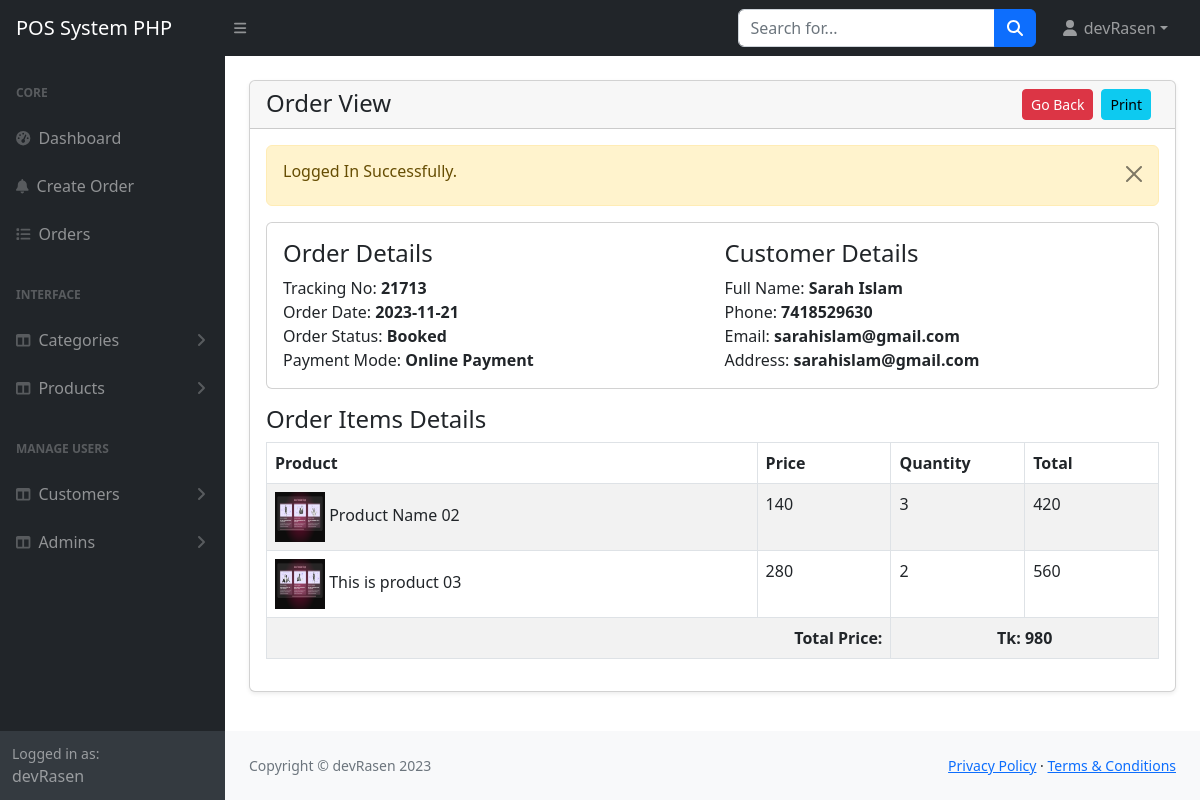
Page /POS-System-PHP/admin/orders-view.php?track=21713 (signed in) on the committed database.
### tables this page shows
CREATE TABLE `orders` (
  `id` int NOT NULL,
  `customer_id` int NOT NULL,
  `tracking_no` varchar(100) NOT NULL,
  `invoice_no` varchar(100) NOT NULL,
  `total_amount` varchar(100) NOT NULL,
  `order_date` date NOT NULL,
  `order_status` varchar(100) DEFAULT NULL,
  `payment_mode` varchar(100) NOT NULL,
  `order_placed_by_id` int NOT NULL
);

CREATE TABLE `customers` (
  `id` int NOT NULL,
  `name` varchar(255) NOT NULL,
  `email` varchar(255) DEFAULT NULL,
  `phone` varchar(255) NOT NULL,
  `address` tinytext,
  `status` tinyint NOT NULL DEFAULT '0' COMMENT '0=Visible; 1=Hidden',
  `created_at` timestamp NOT NULL DEFAULT CURRENT_TIMESTAMP
);

CREATE TABLE `order_items` (
  `id` int NOT NULL,
  `order_id` int NOT NULL,
  `product_id` int NOT NULL,
  `price` varchar(100) NOT NULL,
  `quantity` int NOT NULL
);

CREATE TABLE `products` (
  `id` int NOT NULL,
  `category_id` int NOT NULL,
  `name` varchar(255) NOT NULL,
  `description` mediumtext,
  `price` int NOT NULL,
  `quantity` int NOT NULL,
  `image` varchar(255) DEFAULT NULL,
  `status` tinyint NOT NULL DEFAULT '0' COMMENT '0=Visible; 1=Hidden',
  `created_at` timestamp NOT NULL DEFAULT CURRENT_TIMESTAMP
);

### POS-System-PHP/admin/orders-view.php (the view, shortened to what this page needs)
<?php
include('includes/header.php');
?>
<main>
    <div class="container-fluid px-4">
        <div class="card mt-4 shadow-sm">
            <div class="card-header">
                <h4 class="mb-0">Order View
                    <a href="orders-view-print.php?track=<?= $_GET['track'] ?>" class="btn mx-2 btn-sm btn-info float-end">Print</a>
                    <a href="orders.php" class="btn btn-sm btn-danger float-end">Go Back</a>
                </h4>
            </div>
            <div class="card-body">
                <?php
                alertMessage();
                if (isset($_GET['track'])) {
                ?>
                        <?php
                    $trackingNo = validate($_GET['track']);
                    $query = "SELECT o.*, c.* FROM orders o, customers c WHERE c.id = o.customer_id AND tracking_no='$trackingNo'";
                    $orders = mysqli_query($conn, $query);
                    if ($orders) {
                        if (mysqli_num_rows($orders) > 0) {
                            $orderData = mysqli_fetch_assoc($orders);
                        ?>
                            <div class="card card-body">
                                <div class="row">
                                    <div class="col-md-6">
                                        <h4>Order Details</h4>
                                        <label for="trackingNo" class="mv-1">
                                            Tracking No: <span class="fw-bold"><?= $orderData['tracking_no'] ?></span>
                                        </label>
                                        <br>
                                        <label for="orderDate" class="mv-1">
                                            Order Date: <span class="fw-bold"><?= $orderData['order_date'] ?></span>
                                        </label>
                                        <br>
                                        <label for="orderStatus" class="mv-1">
                                            Order Status: <span class="fw-bold"><?= $orderData['order_status'] ?></span>
                                        </label>
                                        <br>
                                        <label for="paymentMode" class="mv-1">
                                            Payment Mode: <span class="fw-bold"><?= $orderData['payment_mode'] ?></span>
                                        </label>
                                    </div>
                                    <div class="col-md-6">
                                        <h4>Customer Details</h4>
                                        <label for="name" class="mv-1">
                                            Full Name: <span class="fw-bold"><?= $orderData['name'] ?></span>
                                        </label>
                                        <br>
                                        <label for="phone" class="mv-1">
                                            Phone: <span class="fw-bold"><?= $orderData['phone'] ?></span>
                                        </label>
                                        <br>
                                        <label for="email" class="mv-1">
                                            Email: <span class="fw-bold"><?= $orderData['email'] ?></span>
                                        </label>
                                        <br>
                                        <label for="address" class="mv-1">
                                            Address: <span class="fw-bold"><?= $orderData['address'] ?></span>
                                        </label>
                                    </div>
                                </div>
                            </div>
                            <?php
                            $orderItemQuery = "SELECT oi.quantity as orderItemQuantity, oi.price as orderItemPrice, o.*, oi.*, p.* FROM orders as o, order_items as oi, products as p WHERE oi.order_id = o.id AND p.id = oi.product_id AND o.tracking_no='$trackingNo'";
                            $orderItemsRes = mysqli_query($conn, $orderItemQuery);
                            if ($orderItemsRes) {
                                if (mysqli_num_rows($orderItemsRes) > 0) {
                            ?>
                                    <h4 class="mt-3">Order Items Details</h4>
                                    <table class="table table-bordered table-striped">
                                        <thead>
                                            <tr>
                                                <th>Product</th>
                                                <th>Price</th>
                                                <th>Quantity</th>
                                                <th>Total</th>
                                            </tr>
                                        </thead>
                                        <tbody>
                                            <?php foreach ($orderItemsRes as $orderItemRow) : ?>
                                                <tr>
                                                    <td>
                                                        <img src="<?= $orderItemRow['image'] != '' ? '../' . $orderItemRow['image'] : '../assets/images/no-img.jpg' ?>" alt="image" style="width:50px; height:50px">
                                                        <?= $orderItemRow['name'] ?>
                                                    </td>
                                                    <td style="width: 15%;"><?= number_format($orderItemRow['orderItemPrice']) ?></td>
                                                    <td style="width: 15%;"><?= number_format($orderItemRow['orderItemQuantity']) ?></td>
                                                    <td style="width: 15%;"><?= number_format($orderItemRow['orderItemPrice'] * $orderItemRow['orderItemQuantity']) ?></td>
                                                </tr>
                                            <?php endforeach; ?>
                                            <tr>
                                                <td colspan="2" class="text-end fw-bold">Total Price:</td>
                                                <td colspan="3" class=" text-center fw-bold">Tk: <?= number_format($orderItemRow['total_amount']); ?></td>
                                            </tr>
                                        </tbody>
                                    </table>
                            <?php
                                } else {
                                    echo "<h5>Something went wrong.</h5>";
                                }
                            } else {
                                echo "<h5>Something went wrong.</h5>";
                            }
                            ?>
                    <?php
                        } else {
                            echo "<h5>No data found.</h5>";
                            return false;
                        }
                    } else {
                        echo "<h5>Something went wrong.</h5>";
                    }
                }
                ?>
            </div>
        </div>
    </div>
</main>
<?php
include('includes/footer.php');
?>

### POS-System-PHP/admin/includes/header.php (shortened to what this page needs)
<?php
require '../config/function.php';
?>
<!DOCTYPE html>
<html lang="en">
<head>
  <link href="https://cdn.jsdelivr.net/npm/simple-datatables@7.1.2/dist/style.min.css" rel="stylesheet" />
  <link href="assets/css/styles.css" rel="stylesheet" />
  <link href="https://cdn.jsdelivr.net/npm/select2@4.1.0-rc.0/dist/css/select2.min.css" rel="stylesheet" />
  <link rel="stylesheet" href="//cdn.jsdelivr.net/npm/alertifyjs@1.13.1/build/css/alertify.min.css" />
  <link rel="stylesheet" href="//cdn.jsdelivr.net/npm/alertifyjs@1.13.1/build/css/themes/default.min.css" />
  <link href="assets/css/custom-style.css" rel="stylesheet" />
</head>
<body class="sb-nav-fixed">
  <?php include('navbar.php'); ?>
  <div id="layoutSidenav">
    <?php include('sidebar.php'); ?>
    <div id="layoutSidenav_content">

### POS-System-PHP/admin/includes/navbar.php (shortened to what this page needs)
<nav class="sb-topnav navbar navbar-expand navbar-dark bg-dark">
    <a class="navbar-brand ps-3" href="index.php">POS System PHP</a>
    <button class="btn btn-link btn-sm order-1 order-lg-0 me-4 me-lg-0" id="sidebarToggle" href="#!"><i class="fas fa-bars"></i></button>
    <form class="d-none d-md-inline-block form-inline ms-auto me-0 me-md-3 my-2 my-md-0">
        <div class="input-group">
            <input class="form-control" type="text" placeholder="Search for..." aria-label="Search for..." aria-describedby="btnNavbarSearch" />
            <button class="btn btn-primary" id="btnNavbarSearch" type="button"><i class="fas fa-search"></i></button>
        </div>
    </form>
    <ul class="navbar-nav ms-auto ms-md-0 me-3 me-lg-4">
        <li class="nav-item dropdown">
            <a class="nav-link dropdown-toggle" id="navbarDropdown" href="#" role="button" data-bs-toggle="dropdown" aria-expanded="false"><i class="fas fa-user fa-fw"></i>
                <?= ($_SESSION['loggedInUser']['name']) ?></a>
        </li>
    </ul>
</nav>

### POS-System-PHP/admin/includes/sidebar.php (shortened to what this page needs)
<?php
$page = substr($_SERVER['SCRIPT_NAME'], strrpos($_SERVER['SCRIPT_NAME'], "/") + 1);
?>
<div id="layoutSidenav_nav">
    <nav class="sb-sidenav accordion sb-sidenav-dark" id="sidenavAccordion">
        <div class="sb-sidenav-menu">
            <div class="nav">
                <div class="sb-sidenav-menu-heading">Core</div>
                <a class="nav-link <?= $page == 'index.php' ? 'active' : '' ?>" href="index.php">
                    <div class="sb-nav-link-icon"><i class="fas fa-tachometer-alt"></i></div>
                    Dashboard
                </a>
                <a class="nav-link <?= $page == 'order-create.php' ? 'active' : '' ?>" href="order-create.php">
                    <div class="sb-nav-link-icon"><i class="fas fa-bell"></i></div>
                    Create Order
                </a>
                <a class="nav-link <?= $page == 'orders.php' ? 'active' : '' ?>" href="orders.php">
                    <div class="sb-nav-link-icon"><i class="fas fa-list"></i></div>
                    Orders
                </a>
                <div class="sb-sidenav-menu-heading">Interface</div>
                <a class="nav-link <?= ($page == 'category-create.php') || ($page == 'categories.php') ? 'collapse active' : 'collapsed' ?>" href="#" data-bs-toggle="collapse" data-bs-target="#collapseCategories" aria-expanded="false" aria-controls="collapseCategories">
                    <div class="sb-nav-link-icon"><i class="fas fa-columns"></i></div>
                    Categories
                    <div class="sb-sidenav-collapse-arrow"><i class="fas fa-angle-down"></i></div>
                </a>
                <a class="nav-link <?= ($page == 'product-create.php') || ($page == 'products.php') ? 'collapse active' : 'collapsed' ?>" href="#" data-bs-toggle="collapse" data-bs-target="#collapseProducts" aria-expanded="false" aria-controls="collapseProducts">
                    <div class="sb-nav-link-icon"><i class="fas fa-columns"></i></div>
                    Products
                    <div class="sb-sidenav-collapse-arrow"><i class="fas fa-angle-down"></i></div>
                </a>
                <div class="sb-sidenav-menu-heading">Manage Users</div>
                <a class="nav-link <?= ($page == 'customer-create.php') || ($page == 'customers.php') ? 'collapse active' : 'collapsed' ?>" href="#" data-bs-toggle="collapse" data-bs-target="#collapseCustomers" aria-expanded="false" aria-controls="collapseCustomers">
                    <div class="sb-nav-link-icon"><i class="fas fa-columns"></i></div>
                    Customers
                    <div class="sb-sidenav-collapse-arrow"><i class="fas fa-angle-down"></i></div>
                </a>
                <a class="nav-link <?= ($page == 'admin-create.php') || ($page == 'admins.php') ? 'collapse active' : 'collapsed' ?>" href="#" data-bs-toggle="collapse" data-bs-target="#collapseAdmins" aria-expanded="false" aria-controls="collapseAdmins">
                    <div class="sb-nav-link-icon"><i class="fas fa-columns"></i></div>
                    Admins
                    <div class="sb-sidenav-collapse-arrow"><i class="fas fa-angle-down"></i></div>
                </a>
            </div>
        </div>
        <div class="sb-sidenav-footer">
            <div class="small">Logged in as:</div>
            <?= ($_SESSION['loggedInUser']['name']) ?>
        </div>
    </nav>
</div>

### POS-System-PHP/config/function.php (shortened to what this page needs)
<?php
require "dbcon.php";
function validate($inputData)
{
    global $conn;
    if ($inputData != NULL) {
        $validateData = mysqli_real_escape_string($conn, $inputData);
        return trim($validateData);
    }
}
function alertMessage()
{
    if (isset($_SESSION['status'])) {
        echo '<div class="alert alert-warning alert-dismissible fade show" role="alert">
<h6>' . $_SESSION['status'] . '</h6>
  <button type="button" class="btn-close" data-bs-dismiss="alert" aria-label="Close"></button>
</div>';
    }
}

### POS-System-PHP/admin/includes/footer.php (shortened to what this page needs)
<footer class="py-4 bg-light mt-auto">
    <div class="container-fluid px-4">
        <div class="d-flex align-items-center justify-content-between small">
            <div class="text-muted">Copyright &copy; devRasen 2023</div>
            <div>
                <a href="#">Privacy Policy</a>
                &middot;
                <a href="#">Terms &amp; Conditions</a>
            </div>
        </div>
    </div>
</footer>
</div>
</div>
</body>
</html>

### rows in the picture
orders: tracking_no "21713", order_date "2023-11-21", order_status "Booked", payment_mode "Online Payment", customer.name "Sarah Islam", customer.phone "7418529630", customer.email "sarahislam@gmail.com", customer.address "sarahislam@gmail.com", total_amount "980"
order_items: product.image (picture), product.name "Product Name 02", price "140", quantity "3", $orderItemRow['orderItemPrice'] * $orderItemRow['orderItemQuantity'] "420"
order_items: product.image (picture), product.name "This is product 03", price "280", quantity "2", $orderItemRow['orderItemPrice'] * $orderItemRow['orderItemQuantity'] "560"

### other values in the picture
$_SESSION['loggedInUser']['name'] "devRasen"
$_SESSION['status'] "Logged In Successfully."
